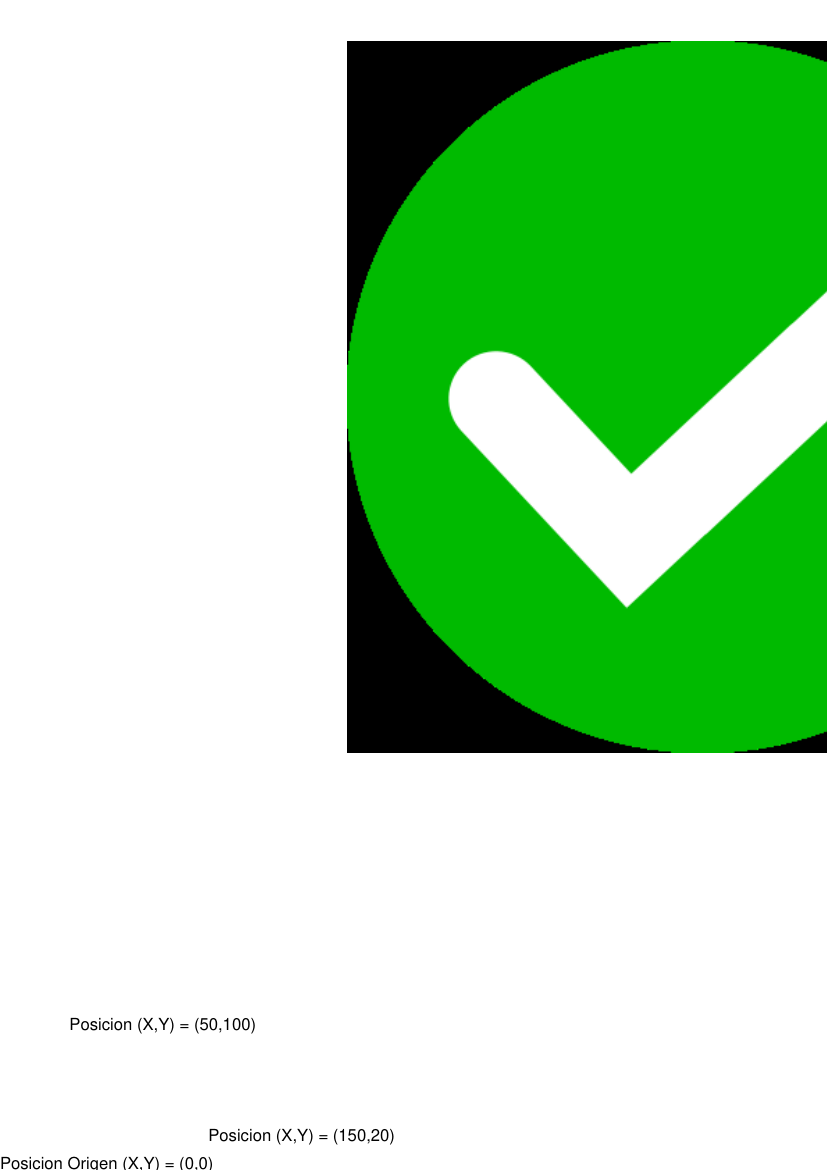

This figure's Python source:
from reportlab.pdfgen import canvas


aux = canvas.Canvas("ejemplo_Canvas1.pdf")

aux.drawString(0,0,"Posicion Origen (X,Y) = (0,0)")
aux.drawString(50,100, "Posicion (X,Y) = (50,100)")
aux.drawString(150,20,"Posicion (X,Y) = (150,20)")
aux.drawImage("check.png", 250,300,512,512)


aux.showPage()
aux.save()